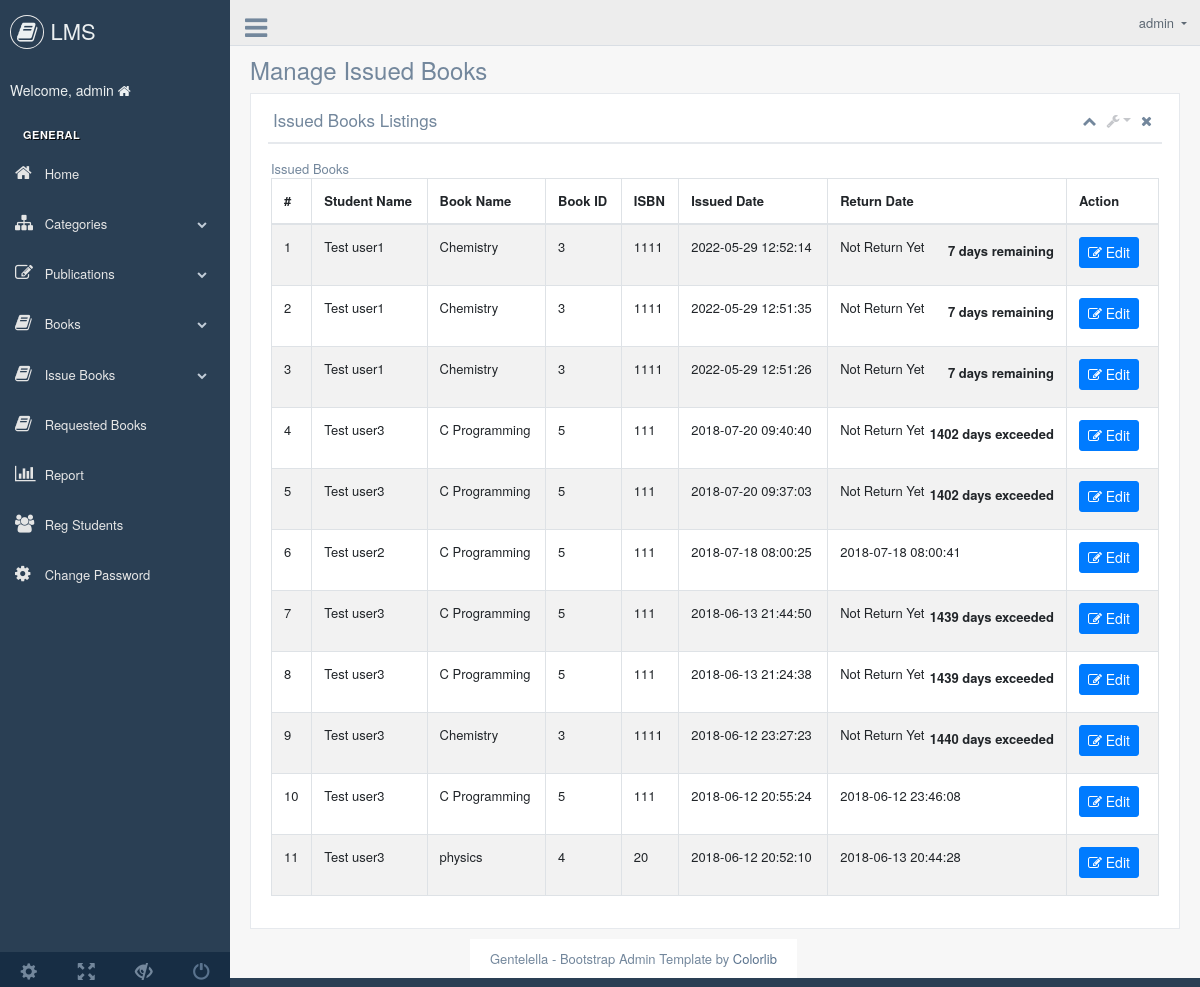
Screenshot of /admin/manage-issued-books.php (signed in) with the database file from the repository.
### tables this page shows
CREATE TABLE `tblissuedbookdetails` (
  `id` int(11) NOT NULL,
  `BookId` int(11) DEFAULT NULL,
  `StudentID` varchar(150) DEFAULT NULL,
  `IssuesDate` timestamp NULL DEFAULT CURRENT_TIMESTAMP,
  `ReturnDate` timestamp NULL DEFAULT NULL ON UPDATE CURRENT_TIMESTAMP,
  `ReturnStatus` int(1) NOT NULL,
  `fine` int(11) DEFAULT NULL
);

CREATE TABLE `tblstudents` (
  `id` int(11) NOT NULL,
  `StudentId` varchar(100) DEFAULT NULL,
  `FullName` varchar(120) DEFAULT NULL,
  `EmailId` varchar(120) DEFAULT NULL,
  `MobileNumber` char(11) DEFAULT NULL,
  `Password` varchar(120) DEFAULT NULL,
  `Status` int(1) DEFAULT NULL,
  `RegDate` timestamp NULL DEFAULT CURRENT_TIMESTAMP,
  `UpdationDate` timestamp NULL DEFAULT NULL ON UPDATE CURRENT_TIMESTAMP
);

CREATE TABLE `tblbooks` (
  `id` int(11) NOT NULL,
  `BookName` varchar(255) DEFAULT NULL,
  `Copies` int(3) NOT NULL,
  `IssuedCopies` int(3) NOT NULL,
  `CatId` int(11) DEFAULT NULL,
  `AuthorId` int(11) DEFAULT NULL,
  `ISBNNumber` int(11) DEFAULT NULL,
  `BookPrice` int(11) DEFAULT NULL,
  `RegDate` timestamp NULL DEFAULT CURRENT_TIMESTAMP,
  `UpdationDate` timestamp NULL DEFAULT NULL ON UPDATE CURRENT_TIMESTAMP
);

### admin/manage-issued-books.php (the view, shortened to what this page needs)
<?php
if(strlen($_SESSION['alogin'])==0){
  header('location:index.php');
} else {
  ?>
  <!DOCTYPE html>
  <html xmlns="http://www.w3.org/1999/xhtml">
  <head>
    <?php include('includes/header-styles.php');?>
  </head>
  <body class="nav-md">
    <div class="container body">
      <div class="main_container">
        <?php include('includes/header.php');
        include('bgwork.php');?>
        <div class="right_col" role="main">
          <div class="row">
            <div class="col-md-12">
              <h4 class="header-line">Manage Issued Books</h4>
            </div>
          </div>
          <div class="row">
            <div class="col-md-12 col-sm-12 ">
              <div class="x_panel">
                <div class="x_title">
                  <h2>Issued Books Listings</h2>
                  <ul class="nav navbar-right panel_toolbox">
                    <li><a class="collapse-link"><i class="fa fa-chevron-up"></i></a>
                    </li>
                    <li class="dropdown">
                      <a href="#" class="dropdown-toggle" data-toggle="dropdown" role="button" aria-expanded="false"><i class="fa fa-wrench"></i></a>
                    </li>
                    <li><a class="close-link"><i class="fa fa-close"></i></a>
                    </li>
                  </ul>
                  <div class="clearfix"></div>
                </div>
                <div class="x_content">
                  <div class="row">
                    <div class="col-md-12">
                      <div class="panel panel-default">
                        <div class="panel-heading">
                          Issued Books
                        </div>
                        <div class="panel-body">
                          <div class="table-responsive">
                            <table id="datatable" class="table table-striped table-bordered" style="width:100%">
                              <thead>
                                <tr>
                                  <th>#</th>
                                  <th>Student Name</th>
                                  <th>Book Name</th>
                                  <th>Book ID</th>
                                  <th>ISBN </th>
                                  <th>Issued Date</th>
                                  <th>Return Date</th>
                                  <th>Action</th>
                                </tr>
                              </thead>
                              <tbody>
                                <?php $sql = "SELECT tblstudents.FullName,tblbooks.BookName,tblbooks.ISBNNumber,tblbooks.id,tblissuedbookdetails.IssuesDate,tblissuedbookdetails.ReturnDate,tblissuedbookdetails.id as rid from  tblissuedbookdetails join tblstudents on tblstudents.StudentId=tblissuedbookdetails.StudentId join tblbooks on tblbooks.id=tblissuedbookdetails.BookId order by tblissuedbookdetails.id desc";
                                $query = $dbh -> prepare($sql);
                                $query->execute();
                                $results=$query->fetchAll(PDO::FETCH_OBJ);
                                $cnt=1;
                                if($query->rowCount() > 0)
                                {
                                  foreach($results as $result)
                                    {               ?>
                                      <tr class="odd gradeX">
                                        <td class="center"><?php echo htmlentities($cnt);?></td>
                                        <td class="center"><?php echo htmlentities($result->FullName);?></td>
                                        <td class="center"><?php echo htmlentities($result->BookName);?></td>
                                        <td class="center"><?php echo htmlentities($result->id);?></td>
                                        <td class="center"><?php echo htmlentities($result->ISBNNumber);?></td>
                                        <td class="center"><?php echo htmlentities($result->IssuesDate);?></td>
                                        <td class="center"><?php if($result->ReturnDate=="")
                                        {
                                          $date=Date('Y/m/d');
                                          $date2=Date("Y/m/d",strtotime($result->IssuesDate));
                                          $diff=strtotime($date)- strtotime($date2);
                                          $days=floor($diff/86400);
                                          if($days>7)
                                          {
                                            $days=$days-7;
                                            $str=$days." days exceeded";
                                          }
                                          else if($days<7)
                                          {
                                            $days=7-$days;
                                            $str=$days." days remaining";
                                          }
                                          else
                                          {
                                            $str="Last day remaining";
                                          }
                                          echo htmlentities("Not Return Yet ");?><span style="float:right"><b><?php echo htmlentities($str);?></b></span>
                                          <?php
                                        } else {
                                          echo htmlentities($result->ReturnDate);
                                        }
                                        ?></td>
                                        <td class="center">
                                          <a href="update-issue-bookdeails.php?rid=<?php echo htmlentities($result->rid);?>&ISBNNumber=<?php echo htmlentities($result->ISBNNumber);?>&status=<?php echo htmlentities($str);?>&days=<?php echo htmlentities($days);?>"><button class="btn btn-sm btn-primary"><i class="fa fa-edit "></i> Edit</button>
                                          </td>
                                        </tr>
                                        <?php $cnt=$cnt+1;}} ?>
                                      </tbody>
                                    </table>
                                  </div>
                                </div>
                              </div>
                            </div>
                          </div>
                        </div>
                      </div>
                    </div>
                    <footer>
                      <div class="pull-right">
                        Gentelella - Bootstrap Admin Template by <a href="https://colorlib.com">Colorlib</a>
                      </div>
                      <div class="clearfix"></div>
                    </footer>
                  </div>
                </body>
                </html>
                <?php } ?>

### rows the page displays
tblissuedbookdetails: tblstudents.FullName "Test user1", BookId.BookName "Chemistry", BookId "3", BookId.ISBNNumber "1111", IssuesDate "2022-05-29 12:52:14", str "7 days remaining"
tblissuedbookdetails: tblstudents.FullName "Test user1", BookId.BookName "Chemistry", BookId "3", BookId.ISBNNumber "1111", IssuesDate "2022-05-29 12:51:35", str "7 days remaining"
tblissuedbookdetails: tblstudents.FullName "Test user1", BookId.BookName "Chemistry", BookId "3", BookId.ISBNNumber "1111", IssuesDate "2022-05-29 12:51:26", str "7 days remaining"
tblissuedbookdetails: tblstudents.FullName "Test user3", BookId.BookName "C Programming", BookId "5", BookId.ISBNNumber "111", IssuesDate "2018-07-20 09:40:40", str "1402 days exceeded"
tblissuedbookdetails: tblstudents.FullName "Test user3", BookId.BookName "C Programming", BookId "5", BookId.ISBNNumber "111", IssuesDate "2018-07-20 09:37:03", str "1402 days exceeded"
tblissuedbookdetails: tblstudents.FullName "Test user2", BookId.BookName "C Programming", BookId "5", BookId.ISBNNumber "111", IssuesDate "2018-07-18 08:00:25", ReturnDate "2018-07-18 08:00:41"
tblissuedbookdetails: tblstudents.FullName "Test user3", BookId.BookName "C Programming", BookId "5", BookId.ISBNNumber "111", IssuesDate "2018-06-13 21:44:50", str "1439 days exceeded"
tblissuedbookdetails: tblstudents.FullName "Test user3", BookId.BookName "C Programming", BookId "5", BookId.ISBNNumber "111", IssuesDate "2018-06-13 21:24:38", str "1439 days exceeded"
tblissuedbookdetails: tblstudents.FullName "Test user3", BookId.BookName "Chemistry", BookId "3", BookId.ISBNNumber "1111", IssuesDate "2018-06-12 23:27:23", str "1440 days exceeded"
tblissuedbookdetails: tblstudents.FullName "Test user3", BookId.BookName "C Programming", BookId "5", BookId.ISBNNumber "111", IssuesDate "2018-06-12 20:55:24", ReturnDate "2018-06-12 23:46:08"
tblissuedbookdetails: tblstudents.FullName "Test user3", BookId.BookName "physics", BookId "4", BookId.ISBNNumber "20", IssuesDate "2018-06-12 20:52:10", ReturnDate "2018-06-13 20:44:28"

### other values shown
$_SESSION['alogin'] "admin"
